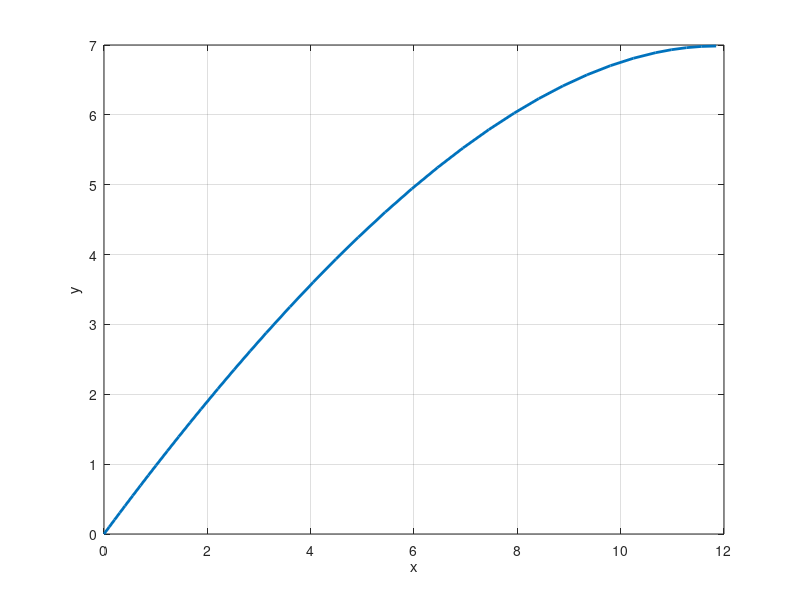

Here is the MATLAB script that generated this plot:
% Parametri
g = 9.81;           % ubrzanje sile teže
v0 = 20;            % početna brzina lopte
theta = pi/4;       % kut izbačaja
alpha = 0.5;          % otpor zraka
T = 5
interval=[0,T]      % maksimalna duljina vremenskog intervala


% Početni uvjeti
x1=0;		% Vrijednost prve komponente pocetnog polozaja
x2=0;		% Vrijednost druge komponente pocetnog polozaja
v1=v0 * cos(theta);		% Vrijednost prve komponente pocetne brzine
v2=v0 * sin(theta);		% Vrijednost druge komponente pocetne brzine
uvjeti=[x1 x2 v1 v2]


% Desne strane sustava
F = @(t, y) [y(3); y(4);-alpha*y(3) ; -alpha*y(4) - g];

function [value, isterminal, direction] = najvisa_tocka(t, y)
    value = y(4);              % Pratimo vertikalnu poziciju y(2)
    isterminal = 1;            % Zaustavljamo integraciju kad se događaj ostvari
    direction = -1;            % Promatramo slucajeve samo kad se vrijednost
                               %y(1) smanjuje (1 znaci da
                               %bismo trazili da se vrijednost y(1) povecava, a 0 znaci da nema restrikcija)
end

opts = odeset('RelTol', 1e-11, 'Events', @najvisa_tocka);
[t,y,tevent, yevent, ie]=ode45(F,interval,uvjeti,opts);
% Ispis točke gdje se događaj dogodio
fprintf('Najviša točka putanje postiže se u (x, y) = (%.10f, %.10f)\n', yevent(1, 1), yevent(1, 2));

% Plotanje rezultata
plot(y(:,1), y(:,2), 'LineWidth', 2);
xlabel('x');
ylabel('y');
grid on;

